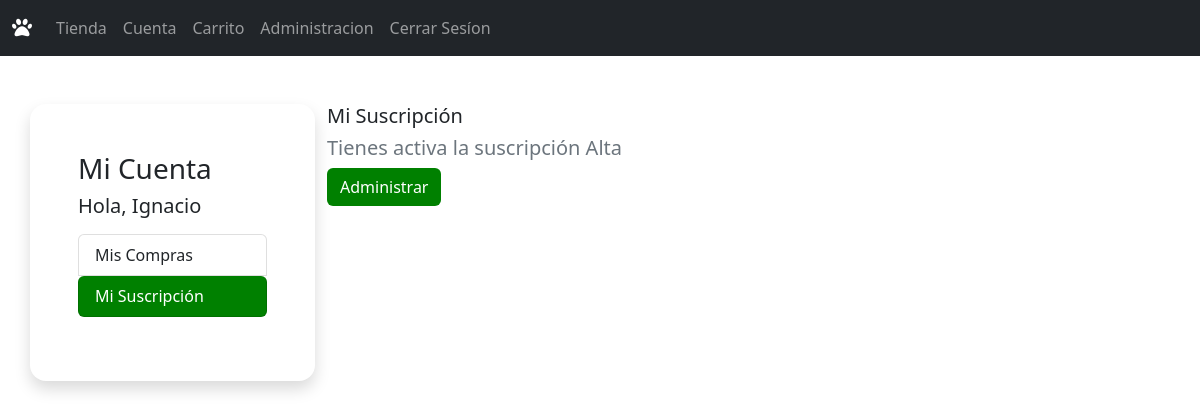
The app's page /miSuscripcion/ (signed in), older data.
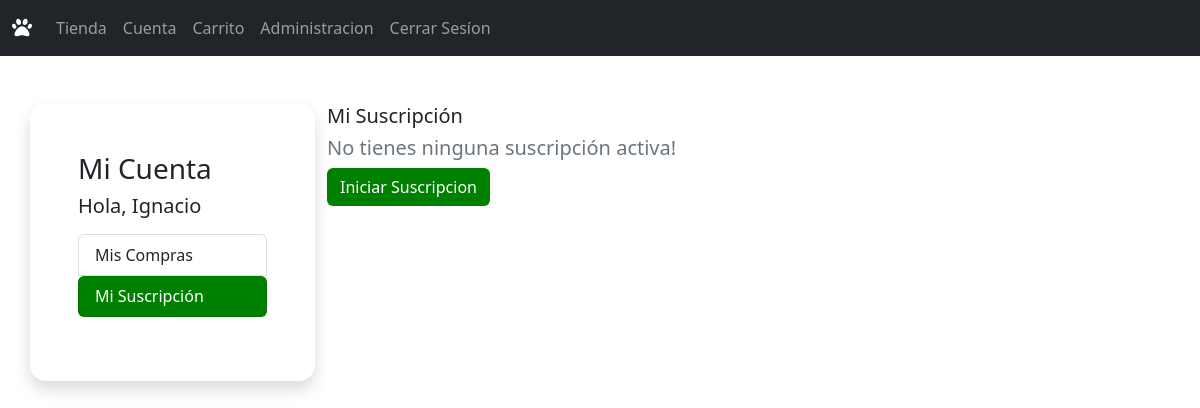
The same page, newer data.
### core/models.py (models this page shows, shortened)
class Suscripcion(models.Model):
    cliente = models.ForeignKey(Cliente, on_delete=models.CASCADE)
    suscripcion = models.ForeignKey(TipoSuscripcion, on_delete=models.CASCADE)

class TipoSuscripcion(models.Model):
    nombre = models.CharField(max_length=50)
    precio = models.IntegerField()

### core/views.py (the view)
# urls.py: path('miSuscripcion/', miSuscripcion, name="miSuscripcion"),
def miSuscripcion(request):
    basica = TipoSuscripcion.objects.get(id=1)
    intermedia = TipoSuscripcion.objects.get(id=2)
    alta = TipoSuscripcion.objects.get(id=3)
    cliente = Cliente.objects.filter(usuario=request.user.username)[:1]
    try:
        suscripcionCliente = Suscripcion.objects.get(cliente=cliente)
    except Suscripcion.DoesNotExist:
        suscripcionCliente = None
    data = {
        'basica': basica,
        'intermedia': intermedia,
        'alta' : alta,
        'suscripcionCliente' : suscripcionCliente
    }
    return render(request, 'core/miSuscripcion.html', data)

### core/templates/core/miSuscripcion.html (shortened to what this page needs)
{% extends 'core/base.html' %}
{% load static%}
{% block contenido %}
<div class="container py-5">
  <div class="row">
    <div class="col-sm-3 col-izq ">
      <div class="row perfil">
        <div class="col-sm-12 bg-white p-5 rounded-4 text-dark shadow">
          <h3>Mi Cuenta</h3>
          <h5>Hola, Ignacio</h5>
          <div class="list-group my-3">
            <a href="{% url 'cuenta' %}" class="list-group-item list-group-item-action" aria-current="true">
              Mis Compras
            </a>
            <a href="{% url 'suscripcionAdmin' %}" class="list-group-item list-group-item-action  btn btn-verde">Mi
              Suscripción</a>
          </div>
        </div>
      </div>
    </div>
    <div class="col-sm-9">
      {% if suscripcionCliente == none %}
        <h5 class="">Mi Suscripción</h5>
        <h5 class="text-muted">No tienes ninguna suscripción activa!</h5>
        <a href="{% url 'suscripcion' %}" class="btn btn-verde">Iniciar Suscripcion</a>
      {% else %}
        <h5 class="">Mi Suscripción</h5>
        <h5 class="text-muted">Tienes activa la suscripción {{suscripcionCliente.suscripcion.nombre}} </h5>
        <a href="{% url 'suscripcion' %}" class="btn btn-verde">Administrar</a>
      {% endif %}
    </div>
  </div>
  {% endblock %}

Row changes from the older to the newer data that the page shows:
removed Suscripcion: suscripcion.nombre "Alta"
Text that changed along with them:
text no longer shown: "Tienes activa la suscripción Administrar"
text now shown: "No tienes ninguna suscripción activa! Iniciar Suscripcion"
